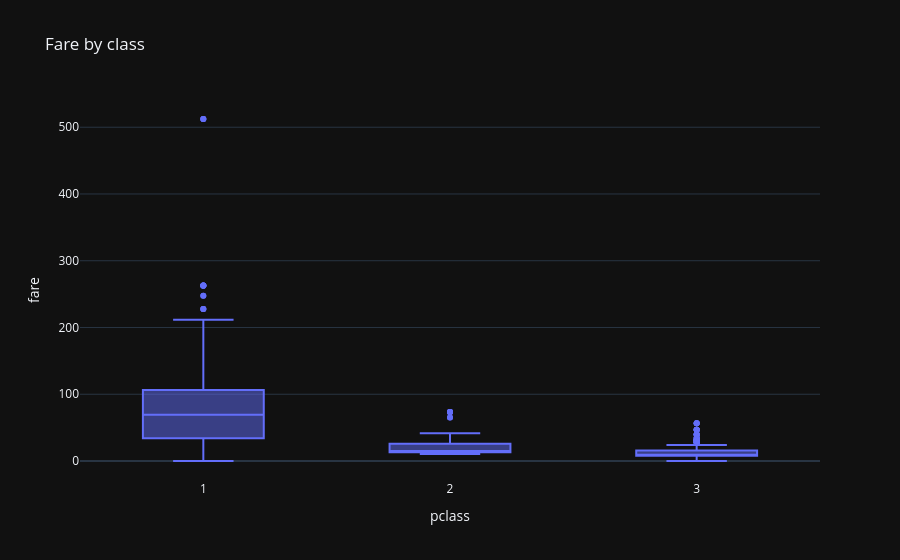

Here is the notebook cell this chart was saved with:
### Code cell
fig = px.box(df, x="pclass", y="fare", title="Fare by class")
fig.show()

### Figure 1 — Plotly figure (JSON) as saved in the notebook; plotly's stock layout.template omitted (floating-point values rounded to 4 significant figures; data arrays with more than 128 entries replaced by an {"elided": "..."} marker saying what was removed)
{"data": [{"alignmentgroup": "True", "hovertemplate": "pclass=%{x}<br>fare=%{y}<extra></extra>", "legendgroup": "", "marker": {"color": "#636efa"}, "name": "", "notched": false, "offsetgroup": "", "orientation": "v", "showlegend": false, "x": {"elided": "714 int values"}, "x0": " ", "xaxis": "x", "y": {"elided": "714 float values"}, "y0": " ", "yaxis": "y", "type": "box"}], "layout": {"xaxis": {"anchor": "y", "domain": [0.0, 1.0], "title": {"text": "pclass"}}, "yaxis": {"anchor": "x", "domain": [0.0, 1.0], "title": {"text": "fare"}}, "legend": {"tracegroupgap": 0}, "title": {"text": "Fare by class"}, "boxmode": "group"}}
